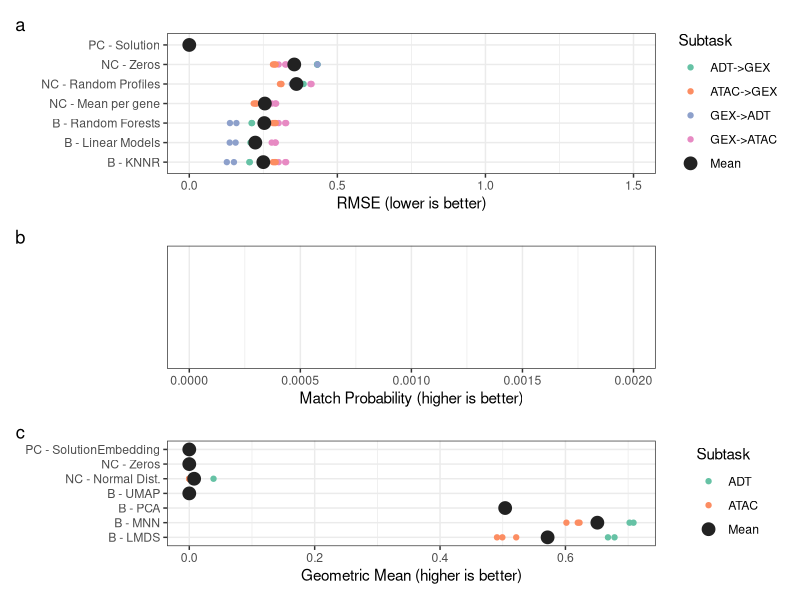

Here is the R script that generated this plot:
library(tidyverse)

mt_map <- c(baseline = "B", negative_control = "NC", positive_control = "PC")
mt_map2 <- c(baseline = "Baseline", negative_control = "Positive control", positive_control = "Negative control")

summ_pm <- read_tsv("results/inhouse_predict_modality_scores.tsv") %>%
  filter(metric_id == "rmse") %>%
  mutate(
    value = ifelse(value > 100, Inf, value),
    mt = mt_map[method_type],
    mt2 = mt_map2[method_type],
    ml = paste0(mt, " - ", method_label),
    dataset_subtask = gsub("2", "->", dataset_subtask)
  )

summ_mm <- read_tsv("results/inhouse_match_modality_scores.tsv") %>%
  filter(method_id != "dummy_semisolution") %>%
  filter(metric_id == "match_probability") %>%
  mutate(
    value = ifelse(value > .0025, Inf, value),
    mt = mt_map[method_type],
    mt2 = mt_map2[method_type],
    ml = paste0(mt, " - ", method_label),
    dataset_subtask = gsub("2", "->", dataset_subtask)
  )
summ_je <- read_tsv("results/inhouse_joint_embedding_scores.tsv") %>%
  filter(metric_id == "geometric_mean") %>%
  mutate(
    mt = mt_map[method_type],
    mt2 = mt_map2[method_type],
    ml = paste0(mt, " - ", method_label),
    dataset_subtask = gsub("2", "→", dataset_subtask),
    value = ifelse(is.na(value), 0, value)
  )

gpm <-
  ggplot(summ_pm, aes(value, ml)) +
  geom_point(aes(colour = dataset_subtask)) +
  geom_point(aes(colour = dataset_subtask), function(df) df %>% group_by(ml) %>% summarise(value = mean(value), dataset_subtask = "Mean") %>% filter(is.finite(value)), size = 4) +
  ggrepel::geom_label_repel(aes(label = "DNF"), function(df) df %>% filter(!is.finite(value)), nudge_x = -1, box.padding = 1, direction = "x") +
  theme_bw() +
  labs(x = "RMSE (lower is better)", y = NULL, colour = "Subtask", tag = "a") +
  scale_colour_manual(values = c(RColorBrewer::brewer.pal(4, "Set2"), "#222222")) +
  xlim(0, 1.5)

gmm <-
  ggplot(summ_mm, aes(value, ml)) +
  geom_point(aes(colour = dataset_subtask)) +
  geom_point(aes(colour = dataset_subtask), function(df) df %>% group_by(ml) %>% summarise(value = mean(value), dataset_subtask = "Mean"), size = 4) +
  ggrepel::geom_label_repel(aes(label = "Score = 1"), function(df) df %>% filter(!is.finite(value)) %>% select(value, ml) %>% unique(), box.padding = 1, direction = "x") +
  xlim(0, .002) +
  theme_bw() +
  labs(x = "Match Probability (higher is better)", y = NULL, colour = "Subtask", tag = "b") +
  scale_colour_manual(values = c(RColorBrewer::brewer.pal(4, "Set2"), "#222222"))

gje <-
  ggplot(summ_je) +
  geom_point(aes(value, ml, colour = dataset_subtask)) +
  geom_point(aes(value, ml, colour = "Mean"), function(df) df %>% group_by(ml) %>% summarise(value = mean(value), dataset_subtask = "Mean"), size = 4) +
  theme_bw() +
  labs(x = "Geometric Mean (higher is better)", y = NULL, colour = "Subtask", tag = "c") +
  scale_colour_manual(values = c(RColorBrewer::brewer.pal(4, "Set2")[1:2], "#222222"))

g <- patchwork::wrap_plots(gpm, gmm, gje, ncol = 1, heights = c(8, 7, 6))

ggsave("results/baseline/figure_baseline.pdf", height = 8, width = 8)
